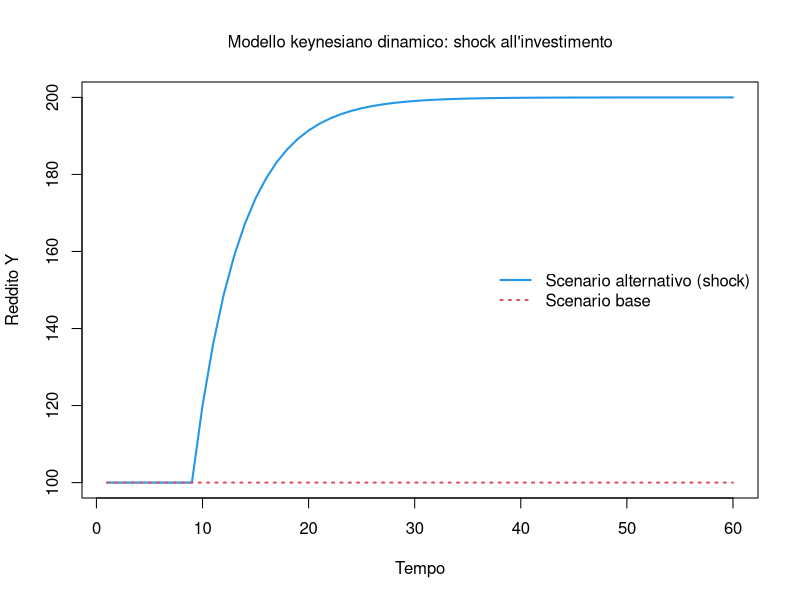

Reproduce this figure in R.
# Modello keynesiano dinamico elementare
# Prepara l'ambiente ####
rm(list = ls(all = TRUE))
if (!is.null(dev.list())) dev.off()
cat("\014")              # Cancella tutto
nPeriods   <- 60         # Numero di periodi
nScenarios <- 2          # 1 = scenario base; 2 = shock all'investimento
# Crea funzione che definisce le variabili come matrici ####
mat <- function(z) matrix(data = z, nrow = nScenarios, ncol = nPeriods)
# Definisci i coefficienti del modello ####
c0 <- 10                 # Consumo autonomo
c1 <- 0.8                # Propensione marginale al consumo (0 < c1 < 1)
I0 <- mat(10)            # Investimento autonomo
Y  <- mat((c0 + 10) / (1 - c1))   # Valore di stato stazionario del reddito (moltiplicatore)
C  <- mat(0)             # Consumo totale
I  <- mat(0)             # Investimento totale
# Lancia il modello ####
for (j in 1:nScenarios) {
  
  for (i in 2:nPeriods) {
    
    if (i >= 10 && j == 2) I0[j, i] <- 30      # Shock: investimento 10 -> 30
    
    I[j, i] <- I0[j, i]
    C[j, i] <- c0 + c1 * Y[j, i - 1]
    Y[j, i] <- C[j, i] + I0[j, i]
    
  }
}
# Visualizza i risultati ####
plot(Y[2, ], type = "l", lwd = 2, col = 4, ylim = range(min(Y[,]),max(Y[,])),
     main = "Modello keynesiano dinamico: shock all'investimento",
     xlab = "Tempo", ylab = "Reddito Y", font.main = 1, cex.main = 1, cex.axis=1, cex.lab=1)
#grid()
lines(Y[1, ], lwd = 2, lty = 3, col = 2)
legend("right", c("Scenario alternativo (shock)", "Scenario base"),
       lty = c(1, 3), lwd = c(2, 2), col = c(4, 2), bty = "n", cex=1)
